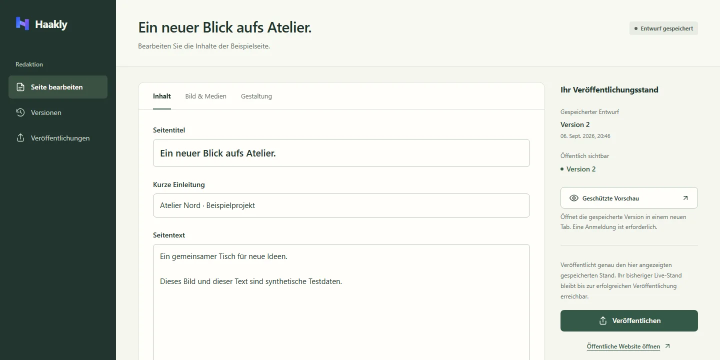
#> input picture assets/img/projects/haakly.webp, 1440 x 720 px (shown at 1/2 size)
$ python responsive-images.py ../assets/img/projects/haakly.webp
#> lines starting #> are read from the running program, lines starting #| are printed output that depends on the picture
"""Write smaller width variants next to a WebP master, for srcset.

    python tools/responsive-images.py assets/img/projects/haakly.webp [...]
    python tools/responsive-images.py --widths 600,800 assets/img/profile/x.webp

For every master `name.webp` this writes `name-800.webp` and `name-1200.webp`
(or the widths given with --widths, skipping widths the master does not
exceed) and prints the matching srcset value. The master itself stays the
largest candidate. Re-run it whenever a master is replaced, so the variants
never show an older picture.

Needs Pillow.
"""

import os
import sys

from PIL import Image

WIDTHS = (800, 1200)
QUALITY = 82


def variants(path, widths=WIDTHS):
#> called with path = '../assets/img/projects/haakly.webp', widths = (800, 1200)
    stem, ext = os.path.splitext(path)
    if ext.lower() != ".webp":
        raise SystemExit(f"{path}: expected a .webp master")
    master = Image.open(path)
#> master is the input picture: PIL image 1440x720 RGB; mean R, G, B 211.2, 215, 209
    master.load()
    w, h = master.size
#> w = 1440; h = 720
    entries = []
    for target in widths:
        if target >= w:
            continue
        out = f"{stem}-{target}{ext}"
        size = (target, round(h * target / w))
        master.resize(size, Image.LANCZOS).save(out, "WEBP", quality=QUALITY, method=6)
        entries.append((out, target))
#> this loop made 2 passes
#> pass 1, in variants, `master.resize(size, Image.LANCZOS).save(out, "WEBP", quality=QUALITY, ..`:
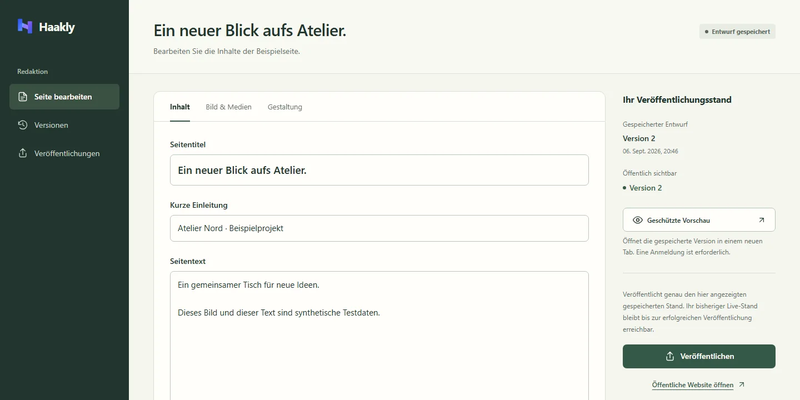
#> saved as haakly-800.webp: PIL image 800x400 RGB; mean R, G, B 211.1, 214.9, 209
#> after the loop, entries = [('../assets/img/projects/haakly-800.webp', 800), ('../assets/img/projects/haakly-1200.webp', 1200)]
    entries.append((path, w))
    return entries


def main(argv):
    widths = WIDTHS
    if argv[:1] == ["--widths"]:
        widths = tuple(int(w) for w in argv[1].split(","))
        argv = argv[2:]
    if not argv:
        raise SystemExit(__doc__)
    for path in argv:
        entries = variants(path, widths)
#> entries = [('../assets/img/projects/haakly-800.webp', 800), ('../assets/img/projects/haakly-1200.webp', 1200), ('../assets/img/projects/haakly.webp', 1440)]
        srcset = ", ".join(f"{p.replace(os.sep, '/')} {w}w" for p, w in entries)
        sizes = ", ".join(f"{os.path.basename(p)} {os.path.getsize(p) // 1024} KB" for p, _ in entries)
        print(f"{path}\n  srcset: {srcset}\n  files:  {sizes}")
#| ../assets/img/projects/haakly.webp
#|   srcset: ../assets/img/projects/haakly-800.webp 800w, ../assets/img/projects/haakly-1200.webp 1200w, ../assets/img/projects/haakly.webp 1440w
#|   files:  haakly-800.webp 13 KB, haakly-1200.webp 25 KB, haakly.webp 37 KB


if __name__ == "__main__":
    main(sys.argv[1:])
